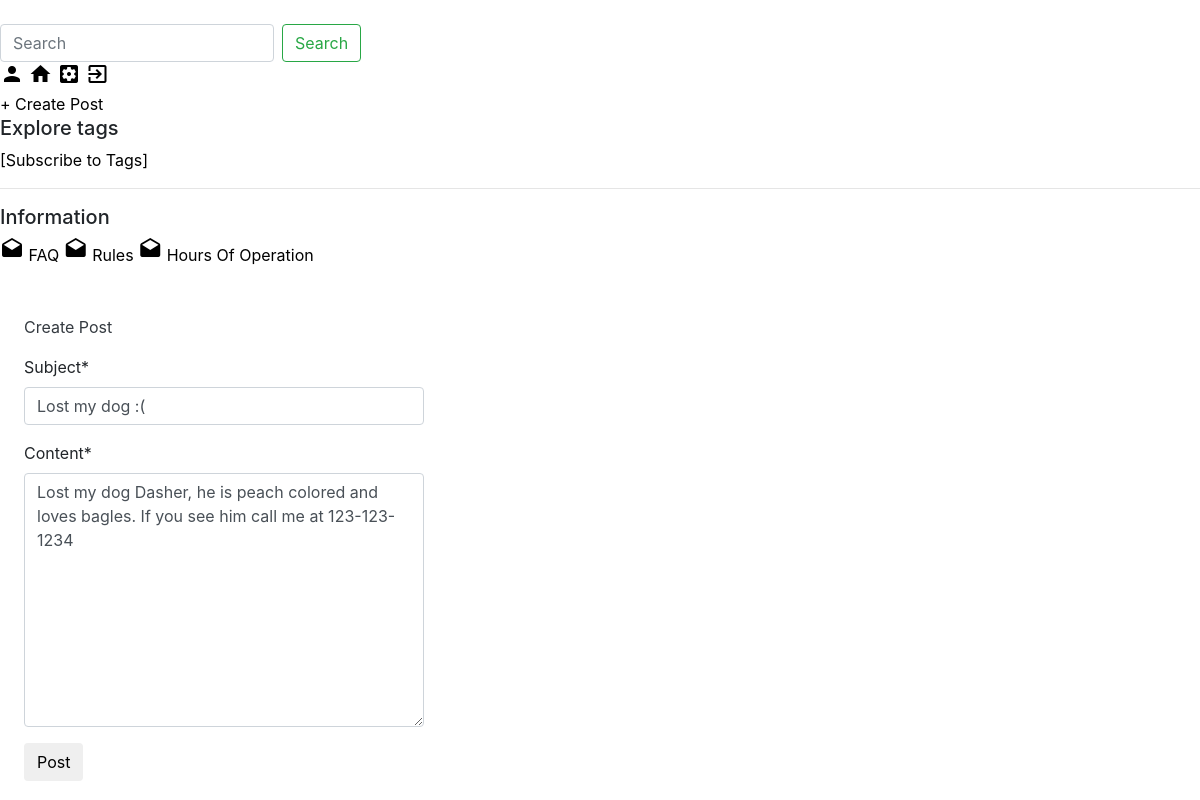
Screenshot of /posts/1/update/ (signed in) with the database file from the repository.
### posts/models.py (models this page shows, shortened)
class Post(models.Model):
	author = models.ForeignKey(User, on_delete=models.CASCADE) # Deletes post when user is deleted, will want to change so post dosent get removed
	subject = models.CharField(max_length=100)
	content = models.TextField()
	date_posted = models.DateTimeField(default=timezone.now)
	last_edit = models.DateTimeField(auto_now=True)
	locked = models.BooleanField(default=False)
	tags = models.ManyToManyField('posts.Tag', related_name='tags')
	upvotes = models.ManyToManyField(User, related_name="upvotes")

### posts/views.py (the view, shortened to what this page needs)
# urls.py: path('posts/<int:pk>/update/', PostUpdateView.as_view(), name='posts-update'),
class PostUpdateView(LoginRequiredMixin, UserPassesTestMixin, UpdateView):
	model = Post
	fields = ['subject', 'content']
	def test_func(self):
		post = self.get_object()
		if self.request.user == post.author:
			return True
		return False

### posts/templates/posts/post_form.html (shortened to what this page needs)
{% extends "posts/base.html" %}
{% load crispy_forms_tags %}
{% block content %}
<div class="row ml-4">
	<div class="banner pt-5">
		<p class="p-auto bg-primary-white text-dark">Create Post</p>
	</div>
</div>
<div class="row ml-4">
	<form method="POST">
  		{{ form|crispy }}
  		<button type="submit" class="btn btn-default">Post</button>
	</form>
</div>
{% endblock content %}

### static/css/main.css (style rules this page uses)
:root { --mdc-theme-primary: #c49000; --mdc-theme-secondary: #1e88e5; --mdc-theme-background: black; --mdc-theme-surface: #fff; --mdc-theme-error: orange; --mdc-theme-on-primary: red; --mdc-theme-on-secondary: #fff; --mdc-theme-on-surface: yellow; --mdc-theme-on-error: #fff; --mdc-theme-text-primary-on-background: rgba(0, 0, 0, 0.87); --mdc-theme-text-secondary-on-background: rgba(0, 0, 0, 0.54); --mdc-theme-text-hint-on-background: rgba(0, 0, 0, 0.38); --mdc-theme-text-disabled-on-background: yellow; --mdc-theme-text-icon-on-background: rgba(0, 0, 0, 0.38); --mdc-theme-text-primary-on-light: rgba(0, 0, 0, 0.87); --mdc-theme-text-secondary-on-light: rgba(0, 0, 0, 0.54); --mdc-theme-text-hint-on-light: rgba(0, 0, 0, 0.38); --mdc-theme-text-disabled-on-light: rgba(0, 0, 0, 0.38); --mdc-theme-text-icon-on-light: rgba(0, 0, 0, 0.38); --mdc-theme-text-primary-on-dark: white; --mdc-theme-text-secondary-on-dark: rgba(255, 255, 255, 0.7); --mdc-theme-text-hint-on-dark: rgba(255, 255, 255, 0.5); --mdc-theme-text-disabled-on-dark: rgba(255, 255, 255, 0.5); --mdc-theme-text-icon-on-dark: rgba(255, 255, 255, 0.5); }
.form-control { width: 400px; }

### rows the page displays
Post: subject "Lost my dog :(", content "Lost my dog Dasher, he is peach colored and loves bagles. If you see him call me at 123-123-1234"
